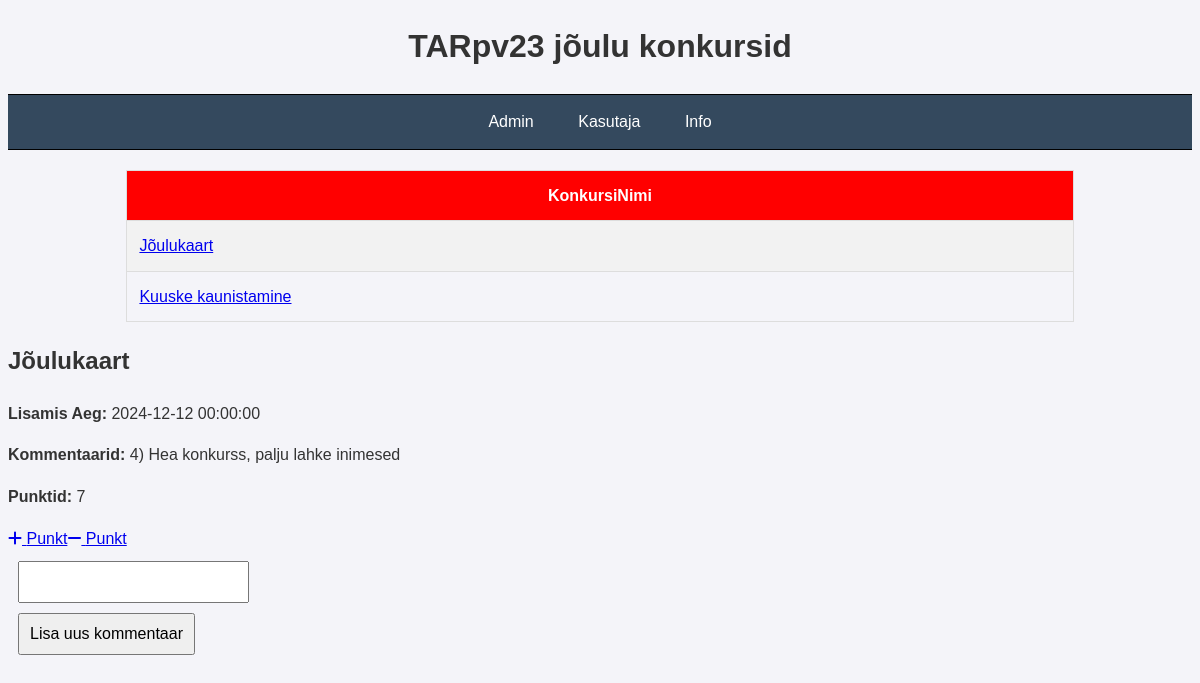
/Andmebaas/konkurss/details.php?konkursi_id=1, run on the app's committed database.
### tables this page shows
CREATE TABLE `konkurss` (
  `Id` int(11) NOT NULL,
  `KonkursiNimi` varchar(100) DEFAULT NULL,
  `LisamisAeg` datetime DEFAULT NULL,
  `Kommentaatid` text DEFAULT ' ',
  `Punktid` int(11) DEFAULT 0,
  `Avalik` int(11) DEFAULT 1,
  `pilt` text DEFAULT NULL
);

### Andmebaas/konkurss/details.php (the view, shortened to what this page needs)
<?php
global $yhendus;
$paring = $yhendus->prepare("select Id, KonkursiNimi, LisamisAeg, Kommentaatid, Punktid, Avalik from konkurss");
$paring->bind_result($id, $konkursiNimi, $lisaminsAeg, $kommentaatid, $punktid, $avalik);
?>
<!DOCTYPE html>
<html lang="et">
<head>
    <link rel="stylesheet" href="konkursiStyle.css">
</head>
<body>
<h1 style="text-align: -webkit-center">TARpv23 jõulu konkursid</h1>
<nav>
    <ul>
        <li><a href="login.php">Admin</a></li>
        <li><a href="KasutajaKonkurs.php">Kasutaja</a></li>
        <li><a href="details.php">Info</a></li>
    </ul>
</nav>
<table>
    <tr>
        <th>KonkursiNimi</th>
    </tr>
<?php
$paring = $yhendus ->prepare("select Id, KonkursiNimi, LisamisAeg, Kommentaatid, Punktid, Avalik from konkurss where Avalik=1");
$paring->bind_result($id, $konkursiNimi, $lisaminsAeg, $kommentaarid, $punktid, $avalik);
$paring-> execute();
while ($paring->fetch()) {
    echo "<tr>";
    echo "<td><a href='?konkursi_id=$id'>" . htmlspecialchars($konkursiNimi) . "</a></td>";
    echo "</tr>";
}
?>
</table>
<div id="sisu" class="<?php echo isset($_REQUEST["konkursi_id"]) ? 'show' : ''; ?>">
    <?php
    if (isset($_REQUEST["konkursi_id"])) {
        $paring = $yhendus->prepare("SELECT KonkursiNimi, LisamisAeg, Kommentaatid, Punktid FROM konkurss WHERE id = ?");
        $paring->bind_param("i", $_REQUEST["konkursi_id"]);
        $paring->bind_result($konkursiNimi, $lisamisAeg, $Kommentaatid, $Punktid);
        $paring->execute();
        if ($paring->fetch()) {
            echo "<div class='details'>";
            echo "<h2>" . htmlspecialchars($konkursiNimi) . "</h2>";
            echo "<p><strong>Lisamis Aeg:</strong> " . htmlspecialchars($lisamisAeg) . "</p>";
            echo "<p><strong>Kommentaarid:</strong> " . nl2br(htmlspecialchars($Kommentaatid)) . "</p>";
            echo "<p><strong>Punktid:</strong> " . htmlspecialchars($Punktid) . "</p>";
            echo "<td><a href='?heakonkurss_id=$id'><i class='fa-solid fa-plus'></i> Punkt</a></td>";
            echo "<td><a href='?halbkonkurss_id=$id'><i class='fa-solid fa-minus'></i> Punkt</a></td>";
            echo "<td><form action='?'>
                <input type='hidden' name='uusKomment' value='$id'>
                <input type='text' name='komment' id='komment'>
                <input type='submit' value='Lisa uus kommentaar'>
              </form></td>";
            echo "</div>";
        }
    }
    ?>
</div>
</body>
</html>

### Andmebaas/konkurss/konkursiStyle.css (style rules this page uses)
table { width: 80%; margin: 20px auto; border-collapse: collapse; border: 1px solid black; font-family: Arial, sans-serif; }
nav { background-color: #34495e; overflow: hidden; border-top: solid 1px black; border-bottom: solid 1px black; }
nav ul { list-style-type: none; margin: 0; padding: 0; text-align: -webkit-center; }
nav ul li { display: inline-block; margin: 0; }
nav ul li a { display: block; color: #fff; padding: 14px 20px; text-decoration: none; transition: background-color 0.3s ease; }
th, td { padding: 12px; border: 1px solid #ddd; text-align: left; }
th { background-color: #FF0000; color: white; text-align: -webkit-center; }
tr:nth-child(even) { background-color: #f2f2f2; }
body { font-family: 'Arial', sans-serif; line-height: 1.6; color: #333; background-color: #f4f4f9; }
form { margin-bottom: 10px; }
form { margin: 10px auto; }
form input, form textarea { display: block; margin: 10px; padding: 10px; font-size: 16px; }

### data on the page
konkurss: KonkursiNimi "Jõulukaart", LisamisAeg "2024-12-12 00:00:00", Kommentaatid "4) Hea konkurss, palju lahke inimesed", Punktid "7"
konkurss: KonkursiNimi "Kuuske kaunistamine"
